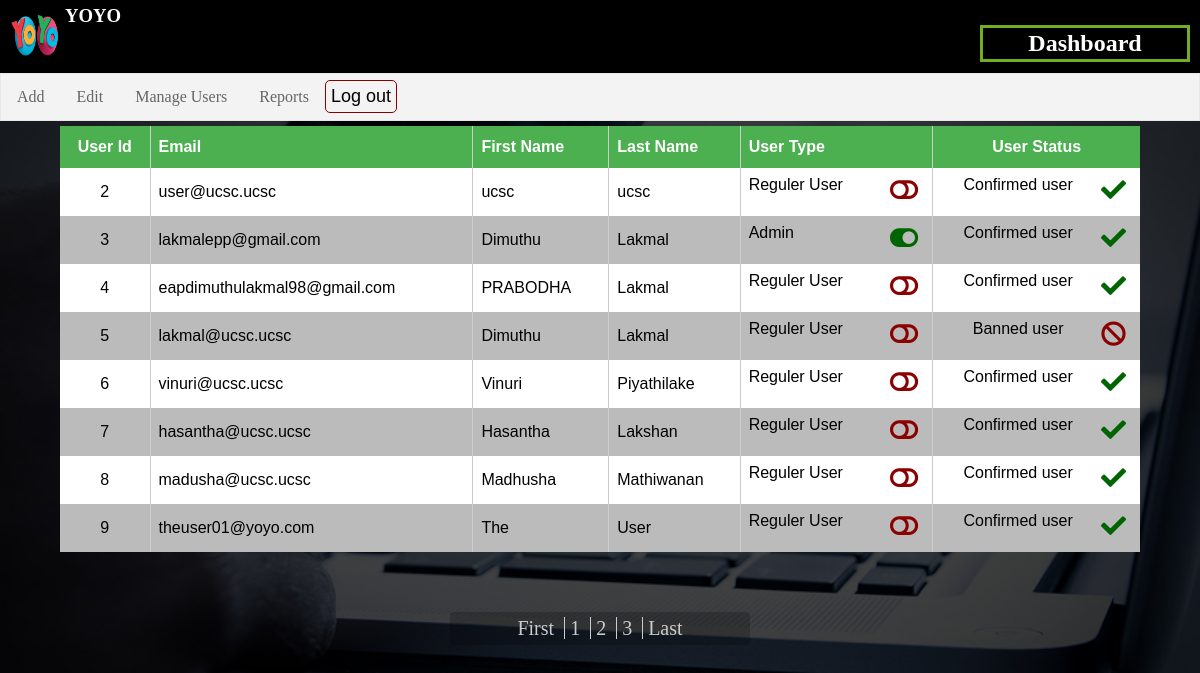
The app's page /admin/user-permission.php?l=1 (signed in) with its own data.
### tables this page shows
CREATE TABLE `user` (
  `userId` int(11) NOT NULL,
  `email` varchar(255) NOT NULL,
  `fName` varchar(255) NOT NULL,
  `lName` varchar(255) NOT NULL,
  `tp` int(10) NOT NULL,
  `password` varchar(255) NOT NULL,
  `status` tinyint(1) NOT NULL,
  `type` tinyint(1) NOT NULL
);

### admin/user-permission.php (the view, shortened to what this page needs)
<?php require_once("include/top.php"); ?>
	<div class="main">
		<table nae="user" id="user" align="center">
			<tr>
				<th>User Id</th>
				<th>Email</th>
				<th>First Name</th>
				<th>Last Name</th>
				<th>User Type</th>
				<th>User Status</th>
			</tr>
		<?php
			if (isset($_GET['l'])) {
				$limit = $_GET['l'];
			}else if (!isset($limit)) {
				$limit = 0;
			}
			$sql = "SELECT * FROM user LIMIT {$limit}, " . ($limit + 15) . " ;";
			$query = $conn->query($sql);
			while ($result = $query->fetch_assoc()) {
				echo "<tr>";
				echo "<td>{$result['userId']}</td>";
				echo "<td>{$result['email']}</td>";
				echo "<td>{$result['fName']}</td>";
				echo "<td>{$result['lName']}</td>";
				switch ($result['type']) {
					case 0:
						echo "<td>Admin <form method='post'><button type='submit' name='toggleUser' value='{$result['userId']}'><i class='icon-btn fas fa-toggle-on'></i></button></form></td>";
						break;
					default:
						echo "<td>Reguler User <form method='post'><button type='submit' name='toggleAdmin' value='{$result['userId']}'><i class='icon-btn fas fa-toggle-off'></i></button></form></td>";
						break;
				}
				switch ($result['status']) {
					case 1:
						echo "<td>Confirmed user <form method='post'><button type='submit' name='ban' value='{$result['userId']}'><i class='icon-btn fas fa-check'></i></button></form></td>";
						break;
					case 2:
						echo "<td>Banned user <form method='post'><button type='submit' name='unban' value='{$result['userId']}'><i class='icon-btn fas fa-ban'></i></button></form></td>";
						break;
				}
				echo "</tr>";
			}
		 ?>
		</table>
		<div class="table-navigation">
			<div>
				<?php
					$sql = "SELECT COUNT(userId) FROM user;";
					$query = ($conn->query($sql))->fetch_array();
				 ?>
				<a href="<?php echo $_SERVER['PHP_SELF']  . '?l=0'; ?>"><span>First</span></a>
				<?php if($limit > 0) {echo "<a href='{$_SERVER['PHP_SELF']}?l=" . $limit . "'><span>" . $limit . "</span></a>";} ?>
				<a href="<?php echo $_SERVER['PHP_SELF']  . '?l=' . ($limit + 1); ?>"><span><?php echo $limit + 1; ?></span></a>
				<?php if($query[0] > $limit + 2) {echo "<a href='{$_SERVER['PHP_SELF']}?l=" . ($limit + 2). "'><span>" . ($limit + 2) . "</span></a>";} ?>
				<a href="<?php echo $_SERVER['PHP_SELF']  . '?l=' . $query[0]; ?>"><span>Last</span></a>
			</div>
		</div>
	</div>
<?php require_once("include/bottom.php"); ?>

### admin/css/admin.css (style rules this page uses)
html, body { height: 100%; }
body { margin: 0; padding: 0; background-image: url("../../img/bg.jpg"); background-repeat: no-repeat; background-size: cover; }
form { transition: 0.4s; }
.content > form > label, input, button { display: block; margin : 0 auto; margin-bottom: 5px; }
table { font-family: "Trebuchet MS", Arial, Helvetica, sans-serif; border-collapse: collapse; width: 90%; margin-top: 5px; }
table td, table th { padding: 8px; border-left: 1px solid #ccc; }
table td:first-child { border: none; text-align: center; }
table th:first-child { border: none; text-align: center; }
table td:last-child { text-align: center; }
table th:last-child { text-align: center; }
table tr:nth-child(even) { background-color: #fff; }
table tr:nth-child(odd) { background-color: #bbb; }
table th { padding-top: 12px; padding-bottom: 12px; text-align: left; background-color: #4CAF50; color: white; }
td form > button { border: none; background-color: transparent; color: darkred; cursor: pointer; }
.table-navigation div { text-align: center; font-size: 20px; background-color: rgba(0,0,0,0.2); padding: 5px 0; margin: 5% auto 0 auto; width: 25%; border-radius: 4px; }
.table-navigation div > a { border-left: solid 1px #ccc; padding: 0 5px; text-decoration: none; color: #ccc; transition: 0.5s; }
.table-navigation div > a:first-child { border: none; }
td > form { float: left; float: right; }
td > form > button { outline: none; }
.icon-btn { font-size: 25px; transition: 0.5s; }
.fa-toggle-on, .fa-check { color: darkgreen; }

### records on screen
user: userId "2", email "user@ucsc.ucsc", fName "ucsc", lName "ucsc"
user: userId "3", email "lakmalepp@gmail.com", fName "Dimuthu", lName "Lakmal"
user: userId "4", email "eapdimuthulakmal98@gmail.com", fName "PRABODHA", lName "Lakmal"
user: userId "5", email "lakmal@ucsc.ucsc", fName "Dimuthu", lName "Lakmal"
user: userId "6", email "vinuri@ucsc.ucsc", fName "Vinuri", lName "Piyathilake"
user: userId "7", email "hasantha@ucsc.ucsc", fName "Hasantha", lName "Lakshan"
user: userId "8", email "madusha@ucsc.ucsc", fName "Madhusha", lName "Mathiwanan"
user: userId "9", email "theuser01@yoyo.com", fName "The", lName "User"

### other values on screen
$limit "1"
$limit + 1 "2"
$limit + 2 "3"
